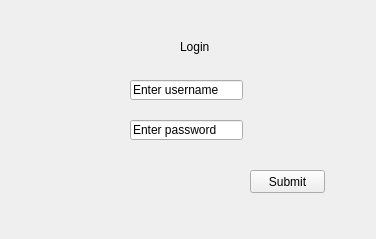
<?xml version="1.0" encoding="UTF-8"?>
<ui version="4.0">
 <class>Form</class>
 <widget class="QWidget" name="Form">
  <property name="geometry">
   <rect>
    <x>0</x>
    <y>0</y>
    <width>376</width>
    <height>239</height>
   </rect>
  </property>
  <property name="windowTitle">
   <string>Form</string>
  </property>
  <widget class="QPushButton" name="pushButton">
   <property name="geometry">
    <rect>
     <x>250</x>
     <y>170</y>
     <width>75</width>
     <height>23</height>
    </rect>
   </property>
   <property name="text">
    <string>Submit</string>
   </property>
  </widget>
  <widget class="QLabel" name="label">
   <property name="geometry">
    <rect>
     <x>180</x>
     <y>40</y>
     <width>47</width>
     <height>14</height>
    </rect>
   </property>
   <property name="text">
    <string>Login</string>
   </property>
  </widget>
  <widget class="QLineEdit" name="lineEdit">
   <property name="geometry">
    <rect>
     <x>130</x>
     <y>80</y>
     <width>113</width>
     <height>20</height>
    </rect>
   </property>
   <property name="text">
    <string>Enter username</string>
   </property>
  </widget>
  <widget class="QLineEdit" name="lineEdit_2">
   <property name="geometry">
    <rect>
     <x>130</x>
     <y>120</y>
     <width>113</width>
     <height>20</height>
    </rect>
   </property>
   <property name="text">
    <string>Enter password</string>
   </property>
  </widget>
 </widget>
 <resources/>
 <connections/>
</ui>
